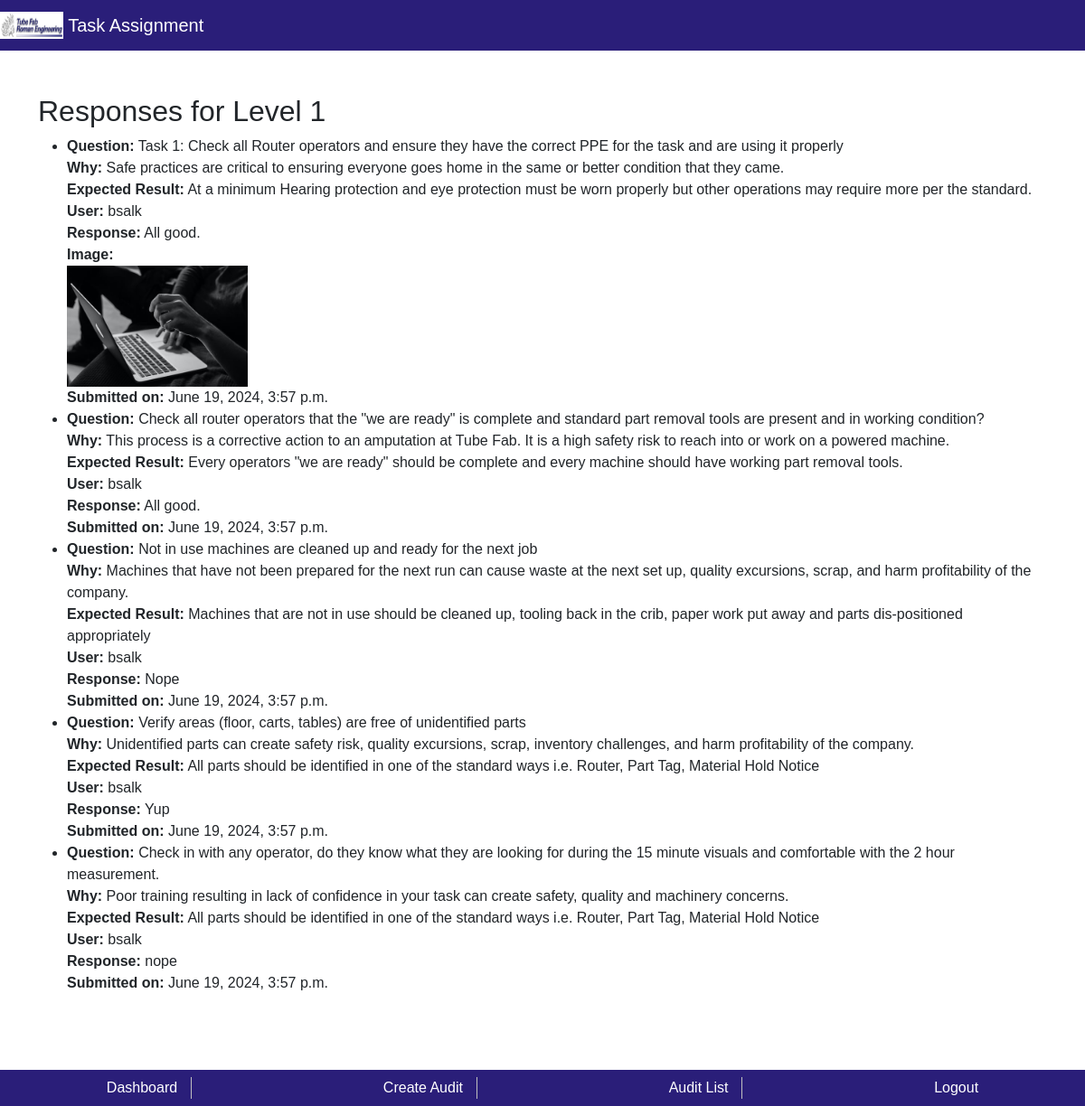
/audits/view_responses/5/ (signed in), run on the app's committed database.
### audits/models.py (models this page shows, shortened)
class Audit(models.Model):
    FREQUENCY_CHOICES = [
        ('D', 'Daily'),
        ('W', 'Weekly'),
        ('M', 'Monthly'),
        ('Y', 'Yearly'),
    ]
    manager = models.ForeignKey(Manager, on_delete=models.CASCADE)
    assigned_user = models.ForeignKey(User, on_delete=models.SET_NULL, null=True, blank=True)
    title = models.CharField(max_length=200)
    description = models.TextField()
    frequency = models.CharField(max_length=1, choices=FREQUENCY_CHOICES)
    created_at = models.DateTimeField(auto_now_add=True)
    next_due_date = models.DateTimeField()
    completed = models.BooleanField(default=False)

class Response(models.Model):
    question = models.ForeignKey(Question, on_delete=models.CASCADE)
    user = models.ForeignKey(User, on_delete=models.CASCADE)
    response_text = models.TextField()
    response_image = models.ImageField(upload_to='responses/', blank=True, null=True)
    created_at = models.DateTimeField(auto_now_add=True)

class Question(models.Model):
    audit = models.ForeignKey(Audit, on_delete=models.CASCADE)
    task_description = models.CharField(max_length=200)
    why = models.TextField()
    expected_result = models.TextField()

### audits/views.py (the view)
# urls.py: path('view_responses/<int:audit_id>/', views.view_responses, name='view_responses'),
@login_required
def view_responses(request, audit_id):
    manager = is_manager(request.user)
    if not manager:
        raise PermissionDenied
    audit = get_object_or_404(Audit, id=audit_id)
    responses = Response.objects.filter(question__audit=audit)
    context = {
        'audit': audit,
        'responses': responses,
    }
    return render(request, 'audits/view_responses.html', context)

### audits/views.py (called while the page is built)
def is_manager(user):
    try:
        return Manager.objects.get(user=user)
    except Manager.DoesNotExist:
        return None

### audits/templates/audits/view_responses.html (shortened to what this page needs)
{% extends "base.html" %}
{% block content %}
  <h2>Responses for {{ audit.title }}</h2>
  <ul>
    {% for response in responses %}
      <li>
        <strong>Question:</strong> {{ response.question.task_description }}<br>
        <strong>Why:</strong> {{ response.question.why }}<br>
        <strong>Expected Result:</strong> {{ response.question.expected_result }}<br>
        <strong>User:</strong> {{ response.user.username }}<br>
        <strong>Response:</strong> {{ response.response_text }}<br>
        {% if response.response_image %}
          <strong>Image:</strong><br>
          <img src="{{ response.response_image.url }}" alt="Response Image" style="max-width: 200px;"><br>
        {% endif %}
        <strong>Submitted on:</strong> {{ response.created_at }}<br>
      </li>
    {% endfor %}
  </ul>
{% endblock %}

### templates/base.html (shortened to what this page needs)
{% load static %}
<!DOCTYPE html>
<html lang="en">
<head>
    <link rel="stylesheet" href="{% static 'audit_app/css/bootstrap.css' %}">
    <link rel="stylesheet" href="{% static 'audit_app/css/fontawesome.css' %}"/>
    <link rel="stylesheet" href="{% static 'audit_app/css/master.css' %}">
</head>
<body>
    <header class="navbar navbar-expand-lg navbar-dark bg-light" style="background-color: #2a1e79 !important">
        <a class="navbar-brand" href="#">
            <img src="{% static 'audit_app/images/tube-fab-roman-engineering.jpg' %}" width="70" height="30" class="d-inline-block align-top" alt="Logo">
            Task Assignment
        </a>
    </header>
    <main role="main" class="container mt-5 mb-5">
        {% block content %}
        {% endblock %}
    </main>
    <nav class="navbar navbar-expand navbar-light fixed-bottom" style="background-color: #2a1e79; color: white;">
        <div class="container-fluid d-flex justify-content-around">
            <a class="nav-link" href="{% url 'dashboard' %}" style="color: white; border-right: 1px solid silver; padding-right: 15px;">Dashboard</a>
            <a class="nav-link" href="{% url 'create_audit' %}" style="color: white; border-right: 1px solid silver; padding-right: 15px;">Create Audit</a>
            <a class="nav-link" href="{% url 'audit_list' %}" style="color: white; border-right: 1px solid silver; padding-right: 15px;">Audit List</a>
            <a class="nav-link" href="{% url 'logout' %}" style="color: white;">Logout</a>
        </div>
    </nav>
</body>
</html>

### static/audit_app/css/master.css (style rules this page uses)
body, h1, h2, h3, h4, h5, h6, p, a, div, span, button, input, textarea { font-family: 'Verdana', sans-serif !important; }
.container { padding-bottom: 60px; }
.navbar.fixed-bottom { background-color: #2a1e79 !important; color: white !important; }
.navbar.fixed-bottom .nav-link { color: white !important; }

### data on the page
Audit: title "Level 1"
Response: question.task_description "Task 1: Check all Router operators and ensure they have the correct PPE for the task and are using it properly", question.why "Safe practices are critical to ensuring everyone goes home in the same or better condition that they came.", question.expected_result "At a minimum Hearing protection and eye protection must be worn properly but other operations may require more per the standard.", user.username "bsalk", response_text "All good.", response_image (picture), created_at "June 19, 2024, 3:57 p.m."
Response: question.task_description "Check all router operators that the \"we are ready\" is complete and standard part removal tools are present and in working condition?", question.why "This process is a corrective action to an amputation at Tube Fab. It is a high safety risk to reach into or work on a powered machine.", question.expected_result "Every operators \"we are ready\" should be complete and every machine should have working part removal tools.", user.username "bsalk", response_text "All good.", created_at "June 19, 2024, 3:57 p.m."
Response: question.task_description "Not in use machines are cleaned up and ready for the next job", question.why "Machines that have not been prepared for the next run can cause waste at the next set up, quality excursions, scrap, and harm profitability of the company.", question.expected_result "Machines that are not in use should be cleaned up, tooling back in the crib, paper work put away and parts dis-positioned appropriately", user.username "bsalk", response_text "Nope", created_at "June 19, 2024, 3:57 p.m."
Response: question.task_description "Verify areas (floor, carts, tables) are free of unidentified parts", question.why "Unidentified parts can create safety risk, quality excursions, scrap, inventory challenges, and harm profitability of the company.", question.expected_result "All parts should be identified in one of the standard ways i.e. Router, Part Tag, Material Hold Notice", user.username "bsalk", response_text "Yup", created_at "June 19, 2024, 3:57 p.m."
Response: question.task_description "Check in with any operator, do they know what they are looking for during the 15 minute visuals and comfortable with the 2 hour measurement.", question.why "Poor training resulting in lack of confidence in your task can create safety, quality and machinery concerns.", question.expected_result "All parts should be identified in one of the standard ways i.e. Router, Part Tag, Material Hold Notice", user.username "bsalk", response_text "nope", created_at "June 19, 2024, 3:57 p.m."
